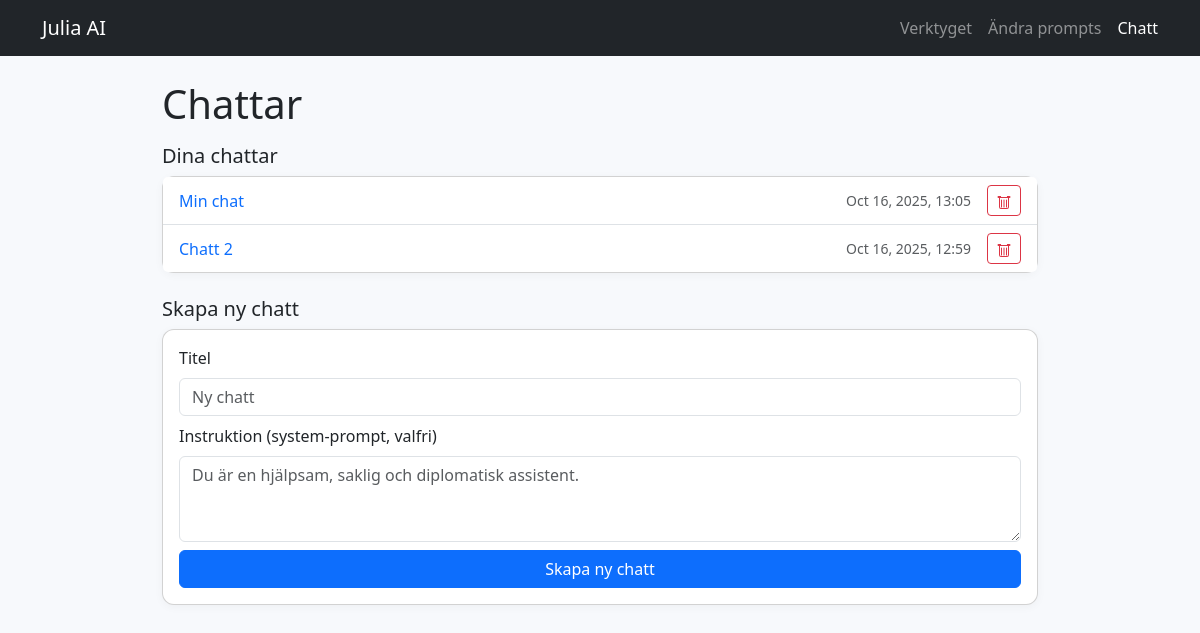
The app's page /chat/ (signed in), older data.
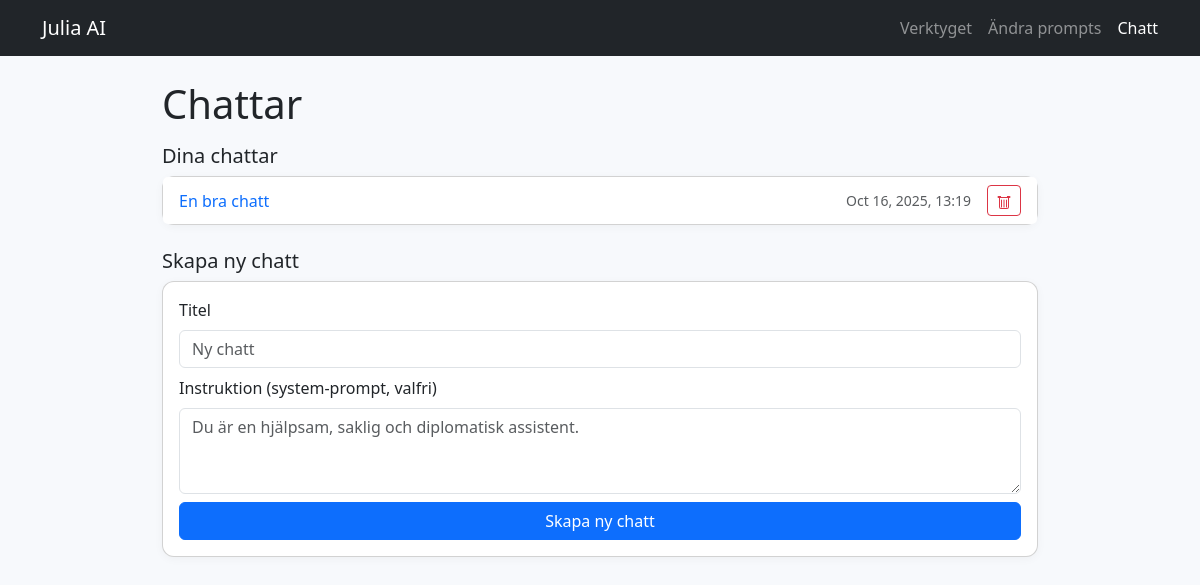
The same page, newer data.
### myapp/models.py (models this page shows, shortened)
class ChatSession(models.Model):
    user = models.ForeignKey(settings.AUTH_USER_MODEL, on_delete=models.CASCADE)
    title = models.CharField(max_length=200, default="Ny chatt")
    system_prompt = models.TextField(
        default=(
            "Du är en hjälpsam, saklig och diplomatisk assistent. "
            "Skriv tydligt och konkret, mild tonalitet, inga överdrifter."
        )
    )
    created_at = models.DateTimeField(auto_now_add=True)
    updated_at = models.DateTimeField(auto_now=True)

### myapp/views.py (the view, shortened to what this page needs)
# urls.py: path("chat/", views.chat_home, name="chat_home"),
@login_required
def chat_home(request):
    sessions = ChatSession.objects.filter(user=request.user).order_by("-updated_at")
    return render(request, "chat_home.html", {"sessions": sessions})

### templates/chat_home.html (shortened to what this page needs)
{% load static %}
<!doctype html>
<html lang="sv">
<head>
  <link href="https://cdn.jsdelivr.net/npm/bootstrap@5.3.3/dist/css/bootstrap.min.css" rel="stylesheet">
</head>
<body>
<nav class="navbar navbar-dark bg-dark">
  <div class="container">
    <a class="navbar-brand" href="{% url 'index' %}">Julia AI</a>
    <div class="d-flex gap-3">
      <a class="nav-link text-white-50" href="{% url 'index' %}">Verktyget</a>
      <a class="nav-link text-white-50" href="{% url 'prompt_editor' %}">Ändra prompts</a>
      <a class="nav-link active text-white" href="{% url 'chat_home' %}">Chatt</a>
    </div>
  </div>
</nav>
<main class="container container-narrow my-4">
  <h1 class="mb-3">Chattar</h1>
<h5>Dina chattar</h5>
<div class="card p-0 sidebar">
  <div class="list-group list-group-flush">
    {% for s in sessions %}
      <div class="list-group-item d-flex align-items-center gap-2">
        <a class="flex-grow-1 text-decoration-none {% if s.id == session.id %}fw-semibold{% endif %}"
           href="{% url 'chat_session' s.id %}">
          {{ s.title }}
        </a>
        <small class="text-muted me-2">
          {{ s.updated_at|date:"M j, Y, H:i" }}
        </small>
        <form action="{% url 'chat_delete' s.id %}" method="post"
              onsubmit="return confirm('Ta bort denna chatt? Det går inte att ångra.');">
          <button type="submit" class="btn btn-sm btn-outline-danger" title="Ta bort">
          </button>
        </form>
      </div>
    {% empty %}
      <div class="list-group-item text-muted">Ingen historik ännu.</div>
    {% endfor %}
  </div>
</div>
    <br>
    <h5>Skapa ny chatt</h5>
  <form method="post" class="card p-3 mb-4">
    <div class="mb-2">
      <label class="form-label">Titel</label>
      <input name="title" class="form-control" placeholder="Ny chatt">
    </div>
    <div class="mb-2">
      <label class="form-label">Instruktion (system-prompt, valfri)</label>
      <textarea name="system_prompt" rows="3" class="form-control"
        placeholder="Du är en hjälpsam, saklig och diplomatisk assistent."></textarea>
    </div>
    <button class="btn btn-primary">Skapa ny chatt</button>
  </form>
</main>
</body>
</html>

### templates/chat_home.html (style rules this page uses)
body { background:#f7f9fc }
.card { background:#fff;border-radius:12px;box-shadow:0 2px 10px rgba(0,0,0,.04) }
.container-narrow { max-width:900px }

Row changes from the older to the newer data that the page shows:
removed ChatSession: title "Min chat", updated_at "Oct 16, 2025, 13:05"
removed ChatSession: title "Chatt 2", updated_at "Oct 16, 2025, 12:59"
added ChatSession: title "En bra chatt", updated_at "Oct 16, 2025, 13:19"
